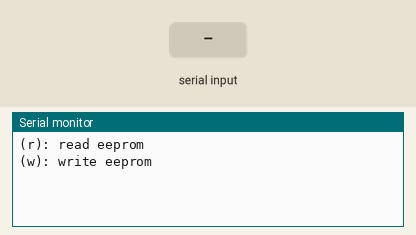
This sketch was run on a simulated Arduino Uno, built with avr-gcc and run on an emulated ATmega328P. Parts: the last lines printed to the serial monitor. Inputs (shaded band) come from the test bench.

Above: at 1.2 s.
1.3 s: "90,45\n" received over Serial
At 2.1 s:
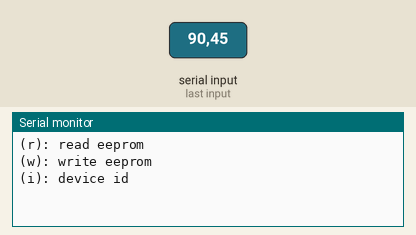
2.8 s: "30,150\n" received over Serial
At 3.4 s:
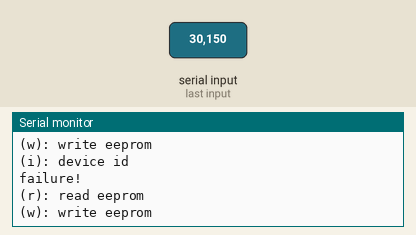

The sketch:

ssm_config.ino
```cpp
#include <EEPROM.h> // hack: a dep. of rsm_eeprom but we must include here as well
#include "ssm_eeprom.h" // accesses rsm configuration params

const char read_command = 'r';
const char write_command = 'w';
const char id_command = 'i';
const char term_char = '\n';

String success_code = "success!";
String failure_code = "failure!";

void setup() {
  Serial.setTimeout(-1); // wait forever
  Serial.begin(115200);
}
char get_io_mode(){
  Serial.println("(r): read eeprom");
  Serial.println("(w): write eeprom");
  return Serial.readStringUntil(term_char).charAt(0);
}
char get_param(){
  Serial.println("(i): device id");
  return Serial.readStringUntil(term_char).charAt(0);
}
void loop() {
  char io = get_io_mode();
  char param = get_param();
  switch (io) {
    case (read_command): {
      switch (param) {

        case (id_command):
          Serial.println(read_id());
          break;

        default:
          Serial.println(failure_code);
          return;

        break;
      }
      break;
    }
    case (write_command): {
      Serial.println("enter value");
      String response = Serial.readStringUntil(term_char);
      switch (param) {

        case (id_command):
          write_id((byte)response.toInt());
          break;

        default: {
          Serial.println(failure_code);
          return;

        }
        break;
      }
      break;
    }

    default:
      Serial.println(failure_code);
      return;
  }
  Serial.println(success_code);
}
```

Measured:
- after the input at 1.3 s, the serial monitor: prints a new line at once (image 1)
- after the input at 2.8 s, the serial monitor: prints a new line at once (image 2)
